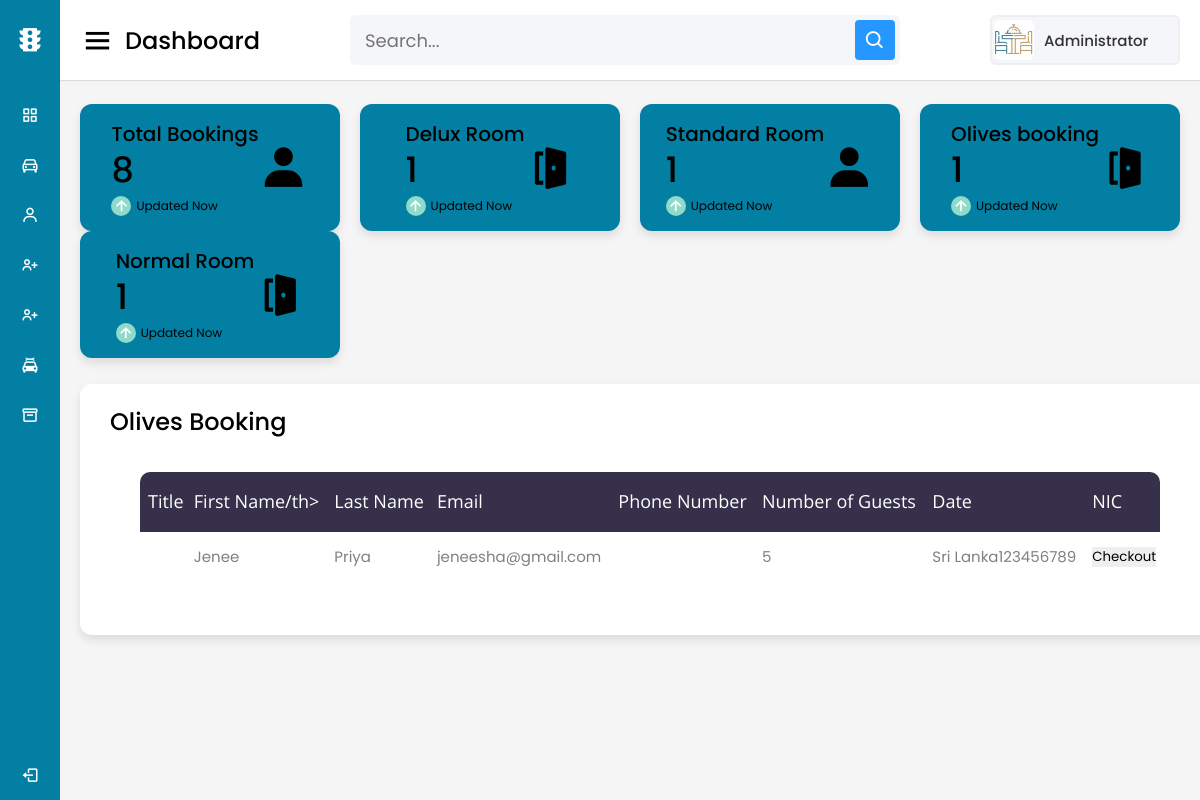
/Olivess.php (signed in), run on the app's committed database.
### tables this page shows
CREATE TABLE `olives` (
  `Title` int(11) NOT NULL,
  `First Name` varchar(255) NOT NULL,
  `Last Name` varchar(255) NOT NULL,
  `email` varchar(255) NOT NULL,
  `phone Number` varchar(255) NOT NULL,
  `Number of Guests` varchar(255) NOT NULL,
  `Date` varchar(255) NOT NULL,
  `Nationality` varchar(255) NOT NULL,
  `NIC` varchar(255) NOT NULL 
);

### Olivess.php (the view, shortened to what this page needs)
<?php
require_once "validate.php";
?>
<!DOCTYPE html>
<html lang="en" dir="ltr">
  <head>
    <link rel="stylesheet" href="regveh.css">
    <link rel="stylesheet" type="text/css" href="css/util.css">
	<link rel="stylesheet" type="text/css" href="css/main.css">
    <link href='https://unpkg.com/boxicons@2.0.7/css/boxicons.min.css' rel='stylesheet'>
   </head>
<body>
  <div class="sidebar">
    <div class="logo-details">
    <i class='bx bxs-traffic'></i>
      <span class="logo_name">Ovinray</span>
    </div>
      <ul class="nav-links">
      <li>
          <a href="dashboard.php"  >
            <i class='bx bx-grid-alt' ></i>
            <span class="links_name">Dashboard</span>
            </a>
        </li>
        <li>
          <a href="deluxroom.php" class="active">
            <i class='bx bx-car' ></i>
            <span class="links_name">Delux Rooms</span>
          </a>
        </li>
<li>
          <a href="normalroom.php">
            <i class='bx bx-user' ></i>
            <span class="links_name">Normal Rooms</span>
          </a>
        </li>
        <li>
          <a href="standardroom.php">
            <i class='bx bx-user-plus' ></i>
            <span class="links_name">Standard Rooms</span>
          </a>
        </li>
        <li>
          <a href="olives.php">
            <i class='bx bx-user-plus' ></i>
            <span class="links_name">Olives booking</span>
          </a>
        </li>
        <li>
          <a href="admingallery.php">
            <i class='bx bxs-car-mechanic' ></i>
            <span class="links_name">Gallery</span>
          </a>
        </li>
		<li>
          <a href="siteconfig.php">
            <i class='bx bx-box' ></i>
            <span class="links_name">Site Configs</span>
          </a>
        </li>
        <li class="log_out">
          <a href="login.php">
            <i class='bx bx-log-out'></i>
            <span class="links_name">Log Out</span>
          </a>
        </li>
      </ul>
  </div>
  <section class="home-section">
    <nav>
      <div class="sidebar-button">
        <i class='bx bx-menu sidebarBtn'></i>
        <span class="dashboard">Dashboard</span>
      </div>
      <div class="search-box">
        <input type="text" placeholder="Search...">
        <i class='bx bx-search' ></i>
      </div>
      <div class="profile-details">
      <img src="assets\img\2.jpg" alt="">
        <span class="admin_name">Administrator</span>
      </div>
    </nav>
    <div class="home-content">
      <div class="overview-boxes">
        <div class="box">
          <div class="right-side">
            <div class="box-topic">Total Bookings</div>
            <div class="number">
			 <?php
              $sql = "SELECT count(*) from guests";
              $result = $conn->query($sql);
              if ($result->num_rows > 0) {
                while($row = $result->fetch_assoc()) {
                echo "<tr><td> ".$row["count(*)"]."</td></tr>";
                }
              } else {
                echo "0 results";
              }
              ?>
			</div>
            <div class="indicator">
              <i class='bx bx-up-arrow-alt'></i>
              <span class="text">Updated Now</span>
            </div>
          </div>
          <i class='bx bxs-user' style='font-size:50px'></i>
        </div>
        <div class="box">
          <div class="right-side">
            <div class="box-topic">Delux Room</div>
            <div class="number">
			<?php
              $sql = "SELECT count(*) from deluxroom";
              $result = $conn->query($sql);
              if ($result->num_rows > 0) {
                while($row = $result->fetch_assoc()) {
                echo "<tr><td> ".$row["count(*)"]."</td></tr>";
                }
              } else {
                echo "0 results";
              }
              ?>
			</div>
            <div class="indicator">
              <i class='bx bx-up-arrow-alt'></i>
              <span class="text">Updated Now</span>
            </div>
          </div>
          <i class='bx bxs-door-open' style='font-size:50px'></i>
        </div>
        <div class="box">
          <div class="right-side">
            <div class="box-topic">Standard Room</div>
            <div class="number">
			<?php
              $sql = "SELECT count(*) from login";
              $result = $conn->query($sql);
              if ($result->num_rows > 0) {
                while($row = $result->fetch_assoc()) {
                echo "<tr><td> ".$row["count(*)"]."</td></tr>";
                }
              } else {
                echo "0 results";
              }
              ?>
			</div>
            <div class="indicator">
              <i class='bx bx-up-arrow-alt'></i>
              <span class="text">Updated Now</span>
            </div>
          </div>
          <i class='bx bxs-user' style='font-size:50px'></i>
        </div>
        <div class="box">
          <div class="right-side">
            <div class="box-topic">Olives booking</div>
            <div class="number">
			<?php
              $sql = "SELECT count(*) from deluxroom";
              $result = $conn->query($sql);
              if ($result->num_rows > 0) {
                while($row = $result->fetch_assoc()) {
                echo "<tr><td> ".$row["count(*)"]."</td></tr>";
                }
              } else {
                echo "0 results";
              }
              ?>
			</div>
      <div class="indicator">
              <i class='bx bx-up-arrow-alt'></i>
              <span class="text">Updated Now</span>
            </div>
          </div>
          <i class='bx bxs-door-open' style='font-size:50px'></i>
        </div>
        <div class="box">
          <div class="right-side">
            <div class="box-topic">Normal Room</div>
            <div class="number">
			<?php
              $sql = "SELECT count(*) from normalroomm";
              $result = $conn->query($sql);
              if ($result->num_rows > 0) {
                while($row = $result->fetch_assoc()) {
                echo "<tr><td> ".$row["count(*)"]."</td></tr>";
                }
              } else {
                echo "0 results";
              }
              ?>
			</div>
            <div class="indicator">
              <i class='bx bx-up-arrow-alt'></i>
              <span class="text">Updated Now</span>
            </div>
          </div>
          <i class='bx bxs-door-open' style='font-size:50px'></i>
        </div>
      </div>
      <div class="sales-boxes">
        <div class="recent-sales box">
          <div class="title">Olives Booking</div>
          <div class="limiter">
		<div class="container-table100">
			<div class="wrap-table100">
				<div class="table100">
					<table>
						<thead>
							<tr class="table100-head">
								<th>Title</th>
								<th>First Name/th>
								<th>Last Name</th>
                <th>Email</th>
                <th>Phone Number</th>
                <th>Number of Guests</th>
                <th>Date</th>
                <th>NIC</th>
							</tr>
						</thead>
						<tbody>
              <?php
              $sql = "SELECT * from olives";
              $result = $conn->query($sql);
              if ($result->num_rows > 0) {
                while($row = $result->fetch_assoc()) {
                echo "<tr><td>".$row["title"]."</td> <td>".$row["First Name"]."</td><td> ".$row["Last Name"]."</td><td> ".$row["email"]."</td><td> ".$row["Phone Number"]."</td><td> ".$row["Number of Guests"]."</td><td> ".$row["Nationality"].$row["NIC"]."</td><td> <form action='checkout.php' method='post'><input type='hidden' name='email' value=".$row["email"]."><input type='hidden' name='id' value=".$row["id"]."><input type='hidden' name='roomtype' value='delux'><input value='Checkout' type='submit'></form></td></tr>";
                }
                echo "</table>";
              } else {
                echo "0 results";
              }
              ?>
				</div>
			</div>
		</div>
	</div>
        </div>
      </div>
    </div>
  </section>
</body>
</html>

### css/regveh.css (style rules this page uses)
* { margin: 0; padding: 0; box-sizing: border-box; font-family: 'Poppins', sans-serif; }
.sidebar { position: fixed; height: 100%; width: 240px; background: #027fa2; transition: all 0.5s ease; }
.sidebar .logo-details { height: 80px; display: flex; align-items: center; }
.sidebar .logo-details i { font-size: 28px; font-weight: 500; color: #fff; min-width: 60px; text-align: center }
.sidebar .logo-details .logo_name { color: #fff; font-size: 24px; font-weight: 500; }
.sidebar .nav-links { margin-top: 10px; }
.sidebar .nav-links li { position: relative; list-style: none; height: 50px; }
.sidebar .nav-links li a { height: 100%; width: 100%; display: flex; align-items: center; text-decoration: none; transition: all 0.4s ease; }
.sidebar .nav-links li a.active { background: #027fa2; }
.sidebar .nav-links li i { min-width: 60px; text-align: center; font-size: 18px; color: #fff; }
.sidebar .nav-links li a .links_name { color: #fff; font-size: 15px; font-weight: 400; white-space: nowrap; }
.sidebar .nav-links .log_out { position: absolute; bottom: 0; width: 100%; }
.home-section { position: relative; background: #f5f5f5; min-height: 100vh; width: calc(100% - 240px); left: 240px; transition: all 0.5s ease; }
.home-section nav { display: flex; justify-content: space-between; height: 80px; background: #fff; display: flex; align-items: center; position: fixed; width: calc(100% - 240px); left: 240px; z-index: 100; padding: 0 20px; box-shadow: 0 1px 1px rgba(0, 0, 0, 0.1); transition: all 0.5s ease; }
.home-section nav .sidebar-button { display: flex; align-items: center; font-size: 24px; font-weight: 500; }
nav .sidebar-button i { font-size: 35px; margin-right: 10px; }
.home-section nav .search-box { position: relative; height: 50px; max-width: 550px; width: 100%; margin: 0 20px; }
nav .search-box input { height: 100%; width: 100%; outline: none; background: #F5F6FA; border: 2px solid #EFEEF1; border-radius: 6px; font-size: 18px; padding: 0 15px; }
nav .search-box .bx-search { position: absolute; height: 40px; width: 40px; background: #2697FF; right: 5px; top: 50%; transform: translateY(-50%); border-radius: 4px; line-height: 40px; text-align: center; color: #fff; font-size: 22px; transition: all 0.4 ease; }
.home-section nav .profile-details { display: flex; align-items: center; background: #F5F6FA; border: 2px solid #EFEEF1; border-radius: 6px; height: 50px; min-width: 190px; padding: 0 15px 0 2px; }
nav .profile-details img { height: 40px; width: 40px; border-radius: 6px; object-fit: cover; }
nav .profile-details .admin_name { font-size: 15px; font-weight: 500; color: #333; margin: 0 10px; white-space: nowrap; }
.home-section .home-content { position: relative; padding-top: 104px; }
.home-content .overview-boxes { display: flex; align-items: center; justify-content: space-between; flex-wrap: wrap; padding: 0 20px; margin-bottom: 26px; }
.overview-boxes .box { display: flex; align-items: center; justify-content: center; width: calc(100% / 4 - 15px); background: #027fa2; padding: 15px 14px; border-radius: 12px; box-shadow: 0 5px 10px rgba(0,0,0,0.1); }
.overview-boxes .box-topic { font-size: 20px; font-weight: 500; }
.home-content .box .number { display: inline-block; font-size: 35px; margin-top: -6px; font-weight: 500; }
.home-content .box .indicator { display: flex; align-items: center; }
.home-content .box .indicator i { height: 20px; width: 20px; background: #8FDACB; line-height: 20px; text-align: center; border-radius: 50%; color: #fff; font-size: 20px; margin-right: 5px; }
.home-content .box .indicator .text { font-size: 12px; }
.home-content .sales-boxes { display: flex; justify-content: space-between; }
.home-content .sales-boxes .recent-sales { width: 100%; background: #fff; padding: 20px 30px; margin: 0 20px; border-radius: 12px; box-shadow: 0 5px 10px rgba(0, 0, 0, 0.1); }
.sales-boxes .box .title { font-size: 24px; font-weight: 500; }
@media (max-width: 1240px) { .sidebar { width: 60px; } }
@media (max-width: 1240px) { .home-section { width: calc(100% - 60px); left: 60px; } }
@media (max-width: 1240px) { .home-section nav { width: calc(100% - 60px); left: 60px; } }

### data on the page
olives: First Name "Jenee", Last Name "Priya", email "jeneesha@gmail.com", Number of Guests "5", Nationality "Sri Lanka", NIC "123456789"

### other printed values
$row["count(*)"] "8"
$row["count(*)"] "1"
